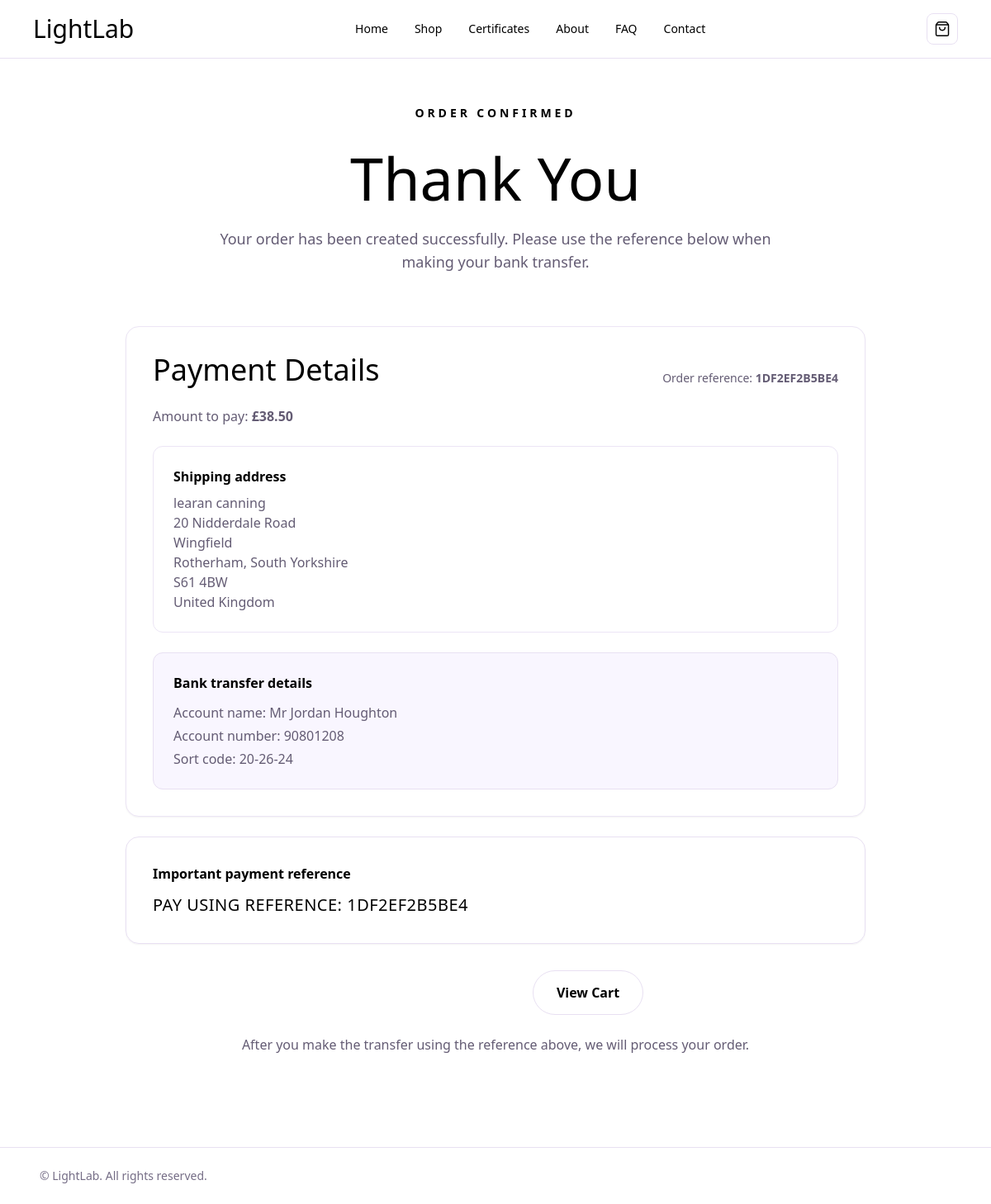
/checkout/1DF2EF2B5BE4/, run on the app's committed database.
### shop/models.py (models this page shows, shortened)
class Order(models.Model):
    STATUS_PENDING = "pending"
    STATUS_PAID = "paid"
    STATUS_CANCELLED = "cancelled"
    STATUS_CHOICES = [
        (STATUS_PENDING, "Pending"),
        (STATUS_PAID, "Paid"),
        (STATUS_CANCELLED, "Cancelled"),
    ]
    reference = models.CharField(max_length=24, unique=True, default=_generate_reference, db_index=True)
    email = models.EmailField()
    name = models.CharField(max_length=200, blank=True)
    address_line_1 = models.CharField(max_length=255, blank=True, default="")
    address_line_2 = models.CharField(max_length=255, blank=True, default="")
    town_or_city = models.CharField(max_length=100, blank=True, default="")
    county = models.CharField(max_length=100, blank=True, default="")
    postcode = models.CharField(max_length=20, blank=True, default="")
    country = models.CharField(max_length=100, default="United Kingdom")
    total_amount = models.DecimalField(max_digits=10, decimal_places=2, default=Decimal("0.00"))
    status = models.CharField(max_length=12, choices=STATUS_CHOICES, default=STATUS_PENDING)
    created_at = models.DateTimeField(auto_now_add=True)

### shop/views.py (the view)
# urls.py: path("checkout/<str:reference>/", views.order_confirmation, name="order_confirmation"),
def order_confirmation(request, reference):
    try:
        order = Order.objects.get(reference=reference)
    except Order.DoesNotExist:
        messages.error(request, "Order not found.")
        return redirect("shop")
    bank = {
        "name": settings.BANK_ACCOUNT_NAME,
        "number": settings.BANK_ACCOUNT_NUMBER,
        "sort_code": settings.BANK_SORT_CODE,
    }
    return render(request, "order_confirmation.html", {"order": order, "bank": bank})

### templates/order_confirmation.html (shortened to what this page needs)
{% extends 'base.html' %}
{% block content %}
<section class="max-w-4xl mx-auto text-center mb-12 sm:mb-16">
  <p class="inline-flex items-center gap-2 px-4 py-2 rounded-full bg-llsoft text-llprimary text-xs sm:text-sm font-semibold tracking-[0.28em] uppercase">
    Order Confirmed
  </p>
  <h1 class="mt-6 text-5xl sm:text-6xl md:text-7xl font-heading leading-tight">
    Thank You
  </h1>
  <p class="mt-6 max-w-2xl mx-auto text-base sm:text-lg text-[#645c74]">
    Your order has been created successfully. Please use the reference below when making your bank transfer.
  </p>
</section>
<section class="max-w-4xl mx-auto space-y-6">
  <article class="bg-white border border-[#ece5f5] rounded-2xl p-6 sm:p-8 shadow-sm hover:shadow-md transition duration-200">
    <div class="flex flex-col sm:flex-row sm:items-end sm:justify-between gap-3 mb-6">
      <h2 class="font-heading text-3xl sm:text-4xl">Payment Details</h2>
      <p class="text-sm text-[#645c74]">
        Order reference: <strong class="text-lltext">{{ order.reference }}</strong>
      </p>
    </div>
    <p class="text-[#645c74]">
      Amount to pay: <strong class="text-lltext">£{{ order.total_amount }}</strong>
    </p>
    <div class="mt-6 p-5 sm:p-6 rounded-xl bg-white border border-[#ece5f5]">
      <h3 class="font-semibold text-lltext mb-2">Shipping address</h3>
      <div class="text-[#645c74]">
        <p>{{ order.name }}</p>
        <p>{{ order.address_line_1 }}</p>
        {% if order.address_line_2 %}<p>{{ order.address_line_2 }}</p>{% endif %}
        <p>{{ order.town_or_city }}{% if order.county %}, {{ order.county }}{% endif %}</p>
        <p>{{ order.postcode }}</p>
        <p>{{ order.country }}</p>
      </div>
    </div>
    <div class="mt-6 p-5 sm:p-6 rounded-xl bg-[#f9f6ff] border border-[#e8e0f2] hover:bg-[#f7f1ff] hover:border-[#dac9ef] transition duration-200">
      <h3 class="font-semibold text-lltext mb-3">Bank transfer details</h3>
      <div class="space-y-1 text-[#645c74]">
        <p>Account name: <span class="text-lltext">{{ bank.name }}</span></p>
        <p>Account number: <span class="text-lltext">{{ bank.number }}</span></p>
        <p>Sort code: <span class="text-lltext">{{ bank.sort_code }}</span></p>
      </div>
    </div>
  </article>
  <article class="bg-llsoft border border-[#e8e0f2] rounded-2xl p-6 sm:p-8 shadow-sm hover:shadow-md hover:border-[#d8c8ee] transition duration-200">
    <p class="font-semibold text-lltext">Important payment reference</p>
    <p class="mt-3 text-lg sm:text-xl tracking-wide text-lltext">
      PAY USING REFERENCE: {{ order.reference }}
    </p>
  </article>
  <div class="flex flex-col sm:flex-row gap-4 justify-center pt-2">
    <a href="/shop/" class="inline-flex items-center justify-center px-7 py-3.5 rounded-full bg-llprimary text-white font-semibold hover:bg-llprimaryDark transition duration-200">
    </a>
    <a href="/cart/" class="inline-flex items-center justify-center px-7 py-3.5 rounded-full border border-[#e8e0f2] text-lltext font-semibold hover:border-llprimary hover:text-llprimary transition duration-200">
      View Cart
    </a>
  </div>
  <p class="text-center text-[#645c74]">
    After you make the transfer using the reference above, we will process your order.
  </p>
</section>
{% endblock %}

### static/css/site.css (style rules this page uses)
html { scroll-behavior: smooth; }

### data on the page
Order: reference "1DF2EF2B5BE4", total_amount "38.50", name "learan canning", address_line_1 "20 Nidderdale Road", address_line_2 "Wingfield", town_or_city "Rotherham", county "South Yorkshire", postcode "S61 4BW", country "United Kingdom"

### other printed values
{{ bank.name }} "Mr Jordan Houghton"
{{ bank.number }} "90801208"
{{ bank.sort_code }} "20-26-24"
